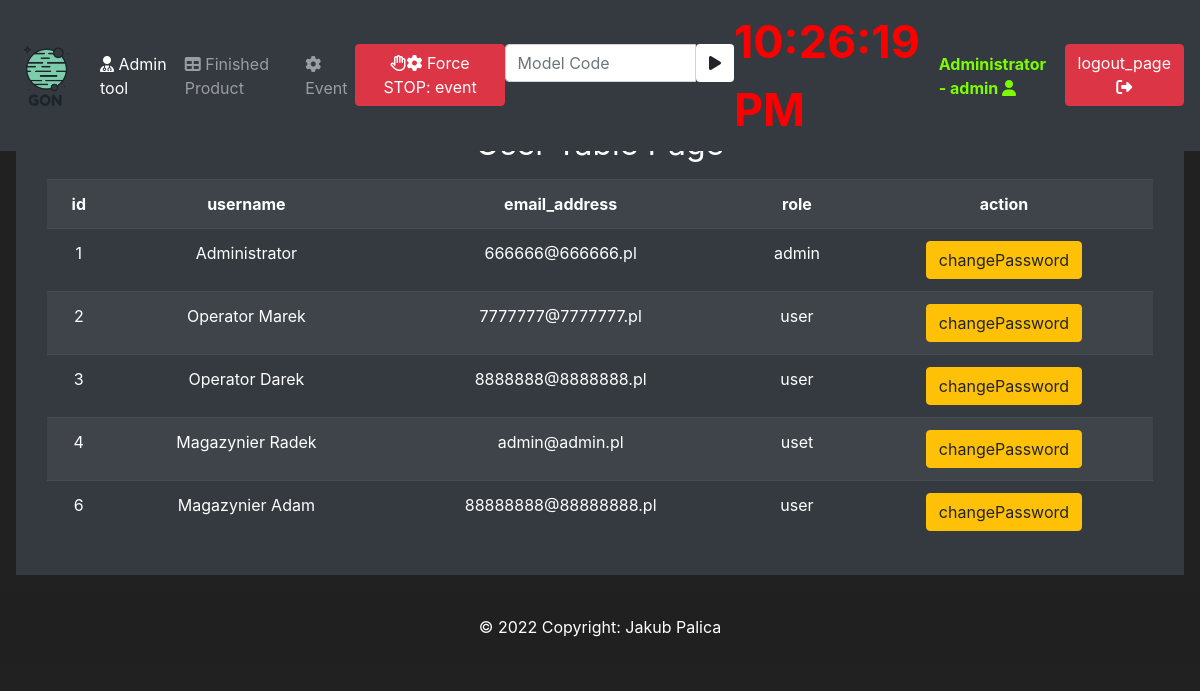
Screenshot of /userTable (signed in) with the database file from the repository.
### mainApp/models/user.py (models this page shows, shortened)
class User(UserMixin, db.Model):
    id = db.Column(db.Integer, primary_key=True, unique=True)
    username = db.Column(db.String(100), unique=True)
    password_hash = db.Column(db.String())
    email_address = db.Column(db.String())
    role = db.Column(db.Integer)

### mainApp/auth/auth.py (the view, shortened to what this page needs)
@app.route('/userTable', methods=['GET', 'POST'])
@login_required
@admin_check
def user_table_page():
    form = ChangePassword()
    if form.errors != {}:  # validation errors
        for err_msg in form.errors.values():
            flash(
                f'There was an error with creating a user: {err_msg}', category='danger')
    users = User.query.all()
    return render_template('userTable.html', users=users, form=form)

### mainApp/auth/forms.py
class ChangePassword(FlaskForm):
    userID = HiddenField(label='userID:')
    password1 = PasswordField(label='Password:', validators=[
                              Length(min=6), DataRequired()])
    password2 = PasswordField(label='Confirm Password:', validators=[
                              EqualTo('password1'), DataRequired()])
    submit = SubmitField(label=gettext('Submit'))

### mainApp/auth/auth.py (called while the page is built)
def admin_check(func):
    @wraps(func)
    def wrapper(*args, **kwargs):
        if current_user.is_anonymous:
            return redirect(url_for('login_page'))
        elif current_user.role == "admin":
            print("you are admin")
        else:
            flash(f'You are not admin!', category='danger')
            return render_template('404.html')
        return func(*args, **kwargs)
    return wrapper

### mainApp/models/user.py (called while the page is built)
@login_manager.user_loader
def load_user(user_id):
    return User.query.get(int(user_id))

### mainApp/templates/userTable.html (shortened to what this page needs)
{% extends 'base.html' %}
{% block content %}
<div class="text-center">
    <h1 class="h2 mb-3 font-weight-normal">{{ _('User Table Page')}}</h1>
    <div class="container">
        <div class="table-responsive">
            <table class="table table-striped table-dark" style="width: 100%">
                <tr>
                    <th>{{ _('id')}}</th>
                    <th>{{ _('username')}}</th>
                    <th>{{ _('email_address')}}</th>
                    <th>{{ _('role')}}</th>
                    <th>{{ _('action')}}</th>
                </tr>
                {% for user in users %}
                <tr>
                    <td>{{user.id}}</td>
                    <td>{{user.username}}</td>
                    <td>{{user.email_address}}</td>
                    <td>{{user.role}}</td>
                    <td>
                        <div class="btn-group">
                        <button class="btn btn-outline btn-warning" data-toggle="modal"
                            data-target="#Modal-changePassword-{{user.id}}">changePassword </button>
                        </div>
                    </td>
                </tr>
                {% endfor %}
            </table>
        </div>
    </div>
</div>
{% endblock %}

### mainApp/templates/base.html (shortened to what this page needs)
<!doctype html>
<html lang="en">
<head>
   <link rel="stylesheet" href="https://cdn.jsdelivr.net/npm/bootstrap@4.5.3/dist/css/bootstrap.min.css"
>
   <link rel="stylesheet" href="https://cdnjs.cloudflare.com/ajax/libs/font-awesome/4.7.0/css/font-awesome.min.css">
</head>
<body>
   <nav class="navbar navbar-expand-md navbar-dark bg-dark fixed-top">
      <a class="navbar-brand" href="{{url_for('home_page')}}"><img src="/static/LogoBIG.png" alt="..." height="60"
            class="d-inline-block"></a>
      <div class="collapse navbar-collapse" id="navbarNav">
         <ul class="navbar-nav mr-auto">
            {% if current_user.role == "admin"%}
            <li class="dropdown "><a class="nav-link active" data-toggle="dropdown" href="#"><i
                     class='fa fa-user-md'></i> {{ _('Admin tool')}}</a>
            </li>
            {% endif %}
            {% if current_user.is_authenticated %}
            <li class="nav-item">
               <a class="nav-link" href="{{url_for('product_finished_table_page')}}"><i class='fa fa-table'></i> {{
                  _('Finished Product')}}</a>
            </li>
            <li class="nav-item">
               <a class="nav-link" href="{{url_for('event_start_stop_page')}}"><i class='fa fa-cog'></i> {{
                  _('Event')}}</a>
            </li>
            {% if openEvents == 0%}
            <li class="nav-item">
               <a class="btn btn-secondary navbar-btn" href="#"><i class='fa fa-cog'></i>{{ _('No open event')}}</a>
            </li>
            {% else %}
            <li class="nav-item">
               <a class="btn btn-danger navbar-btn" href="{{url_for('event_all_stop_page')}}"><i
                     class='fa fa-hand-paper-o'></i><i class='fa fa-cog fa-spin'></i>
                  {{ _('Force STOP')}}: {{openEvents}} {{ _('event')}}</a>
            </li>
            {% endif %}
            <form method="POST" class="navbar-form navbar-left" action="{{url_for('active_product_page')}}">
               <div class="input-group">
                  <input type="text" class="form-control" placeholder="Model Code" name="modelCode"
                     autofocus="autofocus">
                  <div class="input-group-btn">
                     <button class="btn btn-default bg-white" type="submit">
                        <i class="fa fa-play"></i>
                     </button>
                  </div>
               </div>
            </form>
            {% endif %}
         </ul>
         {% if current_user.is_authenticated %}
         <div id="demo" class="fs-1" style="color: rgb(252, 0, 0); font-weight: bold; font-size: 45px;">    </div>
         <ul class="navbar-nav">
            <li class="nav-item">
               <a class="nav-link" style="color: lawngreen; font-weight: bold" href="#">{{current_user.username}}
                  - {{ current_user.role }} <i class='fa fa-user'></i></a>
            </li>
            <li class="nav-item">
               <a class="btn btn-danger navbar-btn" href="{{url_for('logout_page')}}">{{ _('logout_page')}} <i
                     class='fa fa-sign-out'></i></a>
            </li>
         </ul>
         {% endif %}
      </div>
   </nav>
   <br>
   <div class="position-relative overflow-hidden p-3 p-md-3 m-md-3 text-center bg-dark" style="color:white">
      {% block content %}
      {% endblock %}
   </div>
   <div class="text-center p-4" style="background-color: rgba(0, 0, 0, 0.025);">
      © 2022 Copyright: Jakub Palica
   </div>
</body>
</html>

### mainApp/templates/base.html (style rules this page uses)
body { background-color: #212121; color: white }

### rows the page displays
User: username "Administrator", role "admin", id "1", email_address "666666@666666.pl"
User: id "2", username "Operator Marek", email_address "7777777@7777777.pl", role "user"
User: id "3", username "Operator Darek", email_address "8888888@8888888.pl", role "user"
User: id "4", username "Magazynier Radek", email_address "admin@admin.pl", role "uset"
User: id "6", username "Magazynier Adam", email_address "88888888@88888888.pl", role "user"
